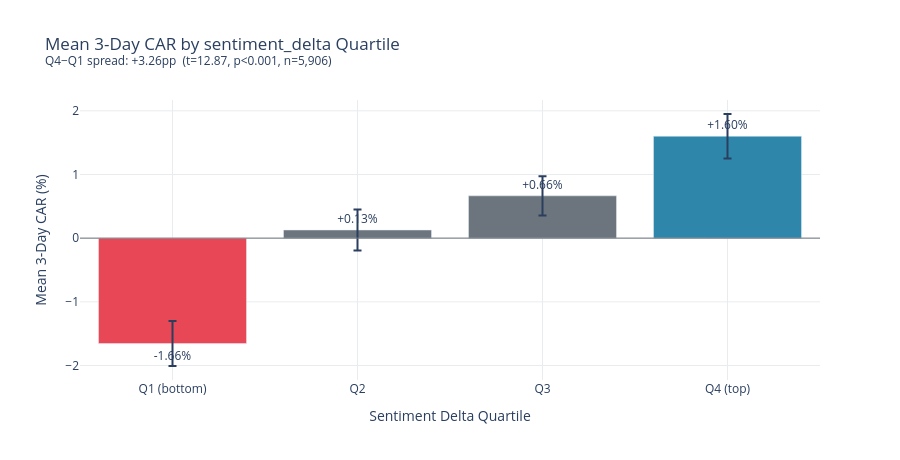

Notebook code for this chart:
### Markdown cell above
## Quantile Analysis: The Sentiment Delta Staircase

Events are sorted by `sentiment_delta` (QoQ tone change) and divided into quartiles.
A monotonic pattern — Q1 through Q4 stepping up — would indicate the feature
meaningfully discriminates between earnings call outcomes.

### Code cell
q_summary, q_spread = quantile_analysis(df, "sentiment_delta", "CAR_3d")

colors_quartile = [C["negative"], C["neutral"], C["neutral"], C["positive"]]

fig = go.Figure()
fig.add_trace(go.Bar(
    x=q_summary["label"],
    y=q_summary["mean_car"] * 100,
    error_y=dict(
        type="data",
        array=(q_summary["std_car"] / np.sqrt(q_summary["n"]) * 1.96 * 100).tolist(),
        visible=True,
    ),
    marker_color=colors_quartile,
    text=[f"{v*100:+.2f}%" for v in q_summary["mean_car"]],
    textposition="outside",
    hovertemplate="%{x}<br>Mean 3d CAR: %{y:.2f}%<extra></extra>",
))
fig.add_hline(y=0, line_color=C["neutral"], line_width=1)
fig.update_layout(
    title=(f"Mean 3-Day CAR by sentiment_delta Quartile<br>"
           f"<sup>Q4−Q1 spread: {q_spread['spread']*100:+.2f}pp  "
           f"(t={q_spread['t_stat']:.2f}, p<0.001, n={q_spread['n_q4']+q_spread['n_q1']:,})</sup>"),
    xaxis_title="Sentiment Delta Quartile",
    yaxis_title="Mean 3-Day CAR (%)",
    plot_bgcolor="white", paper_bgcolor="white",
    xaxis=dict(gridcolor=C["grid"]),
    yaxis=dict(gridcolor=C["grid"], zeroline=False),
    height=460, showlegend=False,
)
save_fig(fig, "signal_quantile_staircase")

### Figure 1 — Plotly figure (JSON) as saved in the notebook; plotly's stock layout.template omitted (floating-point values rounded to 4 significant figures)
{"data": [{"error_y": {"array": [0.3526, 0.3208, 0.3083, 0.3488], "type": "data", "visible": true}, "hovertemplate": "%{x}<br>Mean 3d CAR: %{y:.2f}%<extra></extra>", "marker": {"color": ["#E84855", "#6C757D", "#6C757D", "#2E86AB"]}, "text": ["-1.66%", "+0.13%", "+0.66%", "+1.60%"], "textposition": "outside", "type": "bar", "x": ["Q1 (bottom)", "Q2", "Q3", "Q4 (top)"], "y": [-1.655, 0.1279, 0.6644, 1.601]}], "layout": {"height": 460, "paper_bgcolor": "white", "plot_bgcolor": "white", "shapes": [{"line": {"color": "#6C757D", "width": 1}, "type": "line", "x0": 0, "x1": 1, "xref": "x domain", "y0": 0, "y1": 0, "yref": "y"}], "showlegend": false, "title": {"text": "Mean 3-Day CAR by sentiment_delta Quartile<br><sup>Q4−Q1 spread: +3.26pp  (t=12.87, p<0.001, n=5,906)</sup>"}, "xaxis": {"gridcolor": "#E9ECEF", "title": {"text": "Sentiment Delta Quartile"}}, "yaxis": {"gridcolor": "#E9ECEF", "title": {"text": "Mean 3-Day CAR (%)"}, "zeroline": false}}}
